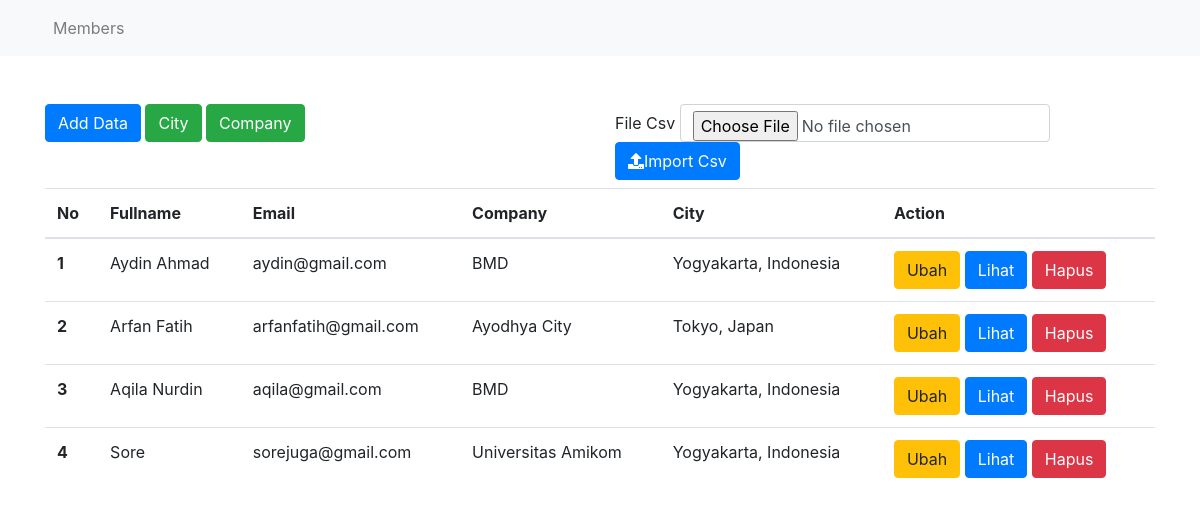
/index.php/members, run on the app's committed database.
### tables this page shows
CREATE TABLE `members` (
  `id` int(11) NOT NULL,
  `fullname` varchar(100) DEFAULT NULL,
  `email` varchar(150) DEFAULT NULL,
  `address` varchar(150) DEFAULT NULL,
  `foto` varchar(100) DEFAULT NULL,
  `idcompany` int(11) NOT NULL,
  `idcity` int(11) NOT NULL
);

CREATE TABLE `company` (
  `idcompany` int(11) NOT NULL,
  `name` varchar(150) DEFAULT NULL
);

CREATE TABLE `city` (
  `idcity` int(11) NOT NULL,
  `cityname` varchar(150) DEFAULT NULL,
  `country` varchar(150) DEFAULT NULL
);

### application/controllers/Members.php (called while the page is built, shortened)
<?php
class Members extends CI_Controller {
	public function __construct()
    {
        $this->load->model('Members_model');
        $this->load->library('form_validation');
    }
    public function index()
    {
        $data['judul'] = 'Halaman Members';
        $data['members'] = $this->Members_model->getAllMembers();
        $this->load->view('templates/header',$data);
        $this->load->view('members/index');
        $this->load->view('templates/footer');
    }
}

### index.php (called while the page is built, shortened)
<?php
require_once BASEPATH.'core/CodeIgniter.php';

### application/models/Members_model.php (called while the page is built, shortened)
<?php
class Members_model extends CI_model {
	public function getAllMembers()
    {
    	$this->db->select('*');
        $this->db->from('members');
        $this->db->join('company', 'company.idcompany = members.idcompany');
        $this->db->join('city', 'city.idcity = members.idcity');
        return $query = $this->db->get()->result_array();
    }
}

### application/views/members/index.php (the view, shortened to what this page needs)
<div class="container">
	<div class="row mt-4">
		<div class="col-md-6">
			<a href="<?=base_url(); ?>members/tambah" class="btn btn-primary">Add Data</a>
      <a href="<?=base_url(); ?>City/tambah" class="btn btn-success">City</a>
      <a href="<?=base_url(); ?>Company/tambah" class="btn btn-success">Company</a>
		</div>
    <div class="col-md-6 float-right">
    <form action="" method="post" enctype="multipart/form-data" class="form-inline">
    <label>File Csv</label> &nbsp;
    <div class="form-group">
      <input type="file" class="form-control" name="csv">
    </div>
    <button id="save" class="btn btn-primary float-right" > <i class="fas fa-upload"></i>Import Csv</button>
    </form>
  </div>
	</div>
	<div class="row mt-2">
		<div class="col-md-12">
			<table class="table table-hover">
  <thead>
    <tr>
      <th scope="col">No</th>
      <th scope="col">Fullname</th>
      <th scope="col">Email</th>
      <th scope="col">Company</th>
      <th scope="col">City</th>
      <th scope="col">Action</th>
    </tr>
  </thead>
  <tbody>
  	<?php $i=1; ?>
  	<?php foreach($members as $mbr) : ?>
    <tr>
      <th><?= $i; ?></th>
      <td><?= $mbr['fullname']; ?></td>
      <td><?= $mbr['email']; ?></td>
      <td><?= $mbr['name']; ?></td>
      <td><?= $mbr['cityname']; ?>, <?= $mbr['country']; ?></td>
      <td>
      	<a href="<?= base_url(); ?>members/edit/<?= $mbr['id']; ?>" class="btn btn-warning">Ubah</a>
    	<a href="<?=base_url(); ?>members/detail/<?= $mbr['id']; ?>" class="btn btn-primary">Lihat</a>
      	<a href="<?= base_url(); ?>members/hapus/<?= $mbr['id']; ?>" class="btn btn-danger tombol-hapus">Hapus</a>
      </td>
    </tr>
    <?php $i++; ?>
    <?php endforeach; ?>
  </tbody>
</table>
		</div>
	</div>
</div>

### application/views/templates/header.php (shortened to what this page needs)
<!doctype html>
<html lang="en">
  <head>
    <link rel="stylesheet" href="<?= base_url(); ?>assets/css/bootstrap.css" >
    <link rel="stylesheet" href="<?= base_url(); ?>assets/plugins/font_awesome/css/all.css">
  </head>
  <body>
    <nav class="navbar navbar-expand-lg navbar-light bg-light">
  <div class="container">
  <div class="collapse navbar-collapse" id="navbarNavAltMarkup">
    <div class="navbar-nav">
      <a class="nav-item nav-link" href=" <?= base_url(); ?>members ">Members</a>
    </div>
  </div>
  </div>
</nav>

### data on the page
members: fullname "Aydin Ahmad", email "aydin@gmail.com", idcompany.name "BMD", idcity.cityname "Yogyakarta", idcity.country "Indonesia"
members: fullname "Arfan Fatih", email "arfanfatih@gmail.com", idcompany.name "Ayodhya City", idcity.cityname "Tokyo", idcity.country "Japan"
members: fullname "Aqila Nurdin", email "aqila@gmail.com", idcompany.name "BMD", idcity.cityname "Yogyakarta", idcity.country "Indonesia"
members: fullname "Sore", email "sorejuga@gmail.com", idcompany.name "Universitas Amikom", idcity.cityname "Yogyakarta", idcity.country "Indonesia"
